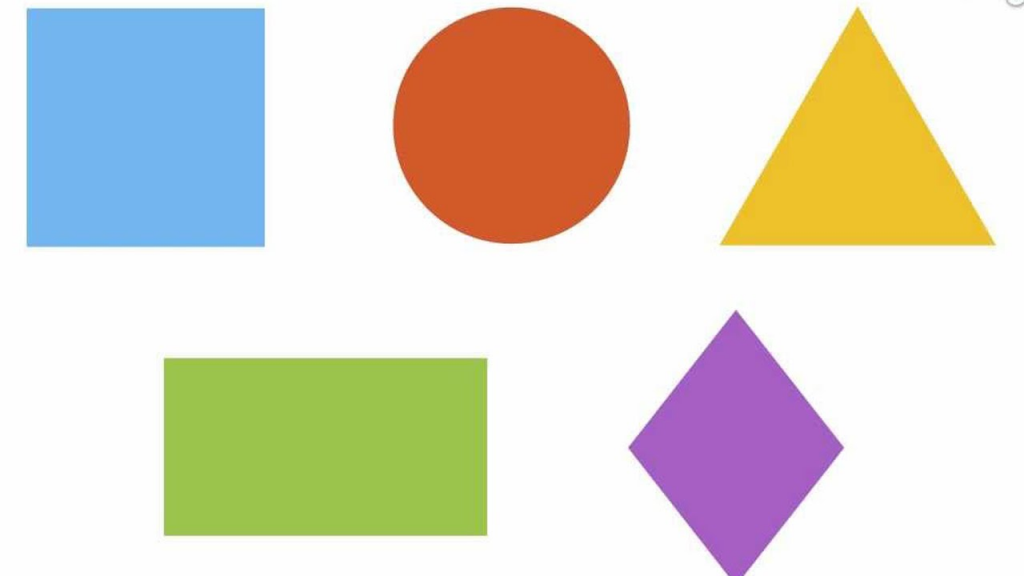
#> input picture images/geometricShapes.png, 1024 x 576 px
$ python identify_contours.py
#> lines starting #> are read from the running program, lines starting #| are printed output that depends on the picture; after the words box and inside, x2 and y2 are one past the last pixel; in counts of white or black regions, pixels touching at a corner belong together
import numpy as np
import cv2


def get_contours(image):
    image = cv2.Canny(image, 30, 270)
    contours, _ = cv2.findContours(
        image, cv2.RETR_EXTERNAL, cv2.CHAIN_APPROX_NONE)

    new_contours = []

    for contour in contours:
        area = cv2.contourArea(contour)
        if area > 50:
            new_contours.append(contour)

    return np.asarray(new_contours)


def get_center(contourn):
    M = cv2.moments(contourn)
    cx = int(M['m10'] / M['m00'])
    cy = int(M['m01'] / M['m00'])
    return (cx-50, cy)


if __name__ == '__main__':
    shapes = cv2.imread('../images/geometricShapes.png')
#> shapes is the input picture: shape (576, 1024, 3); mean B, G, R 204, 217.4, 221.9
    original_image = shapes.copy()
    shapes = cv2.cvtColor(shapes, cv2.COLOR_BGR2GRAY)
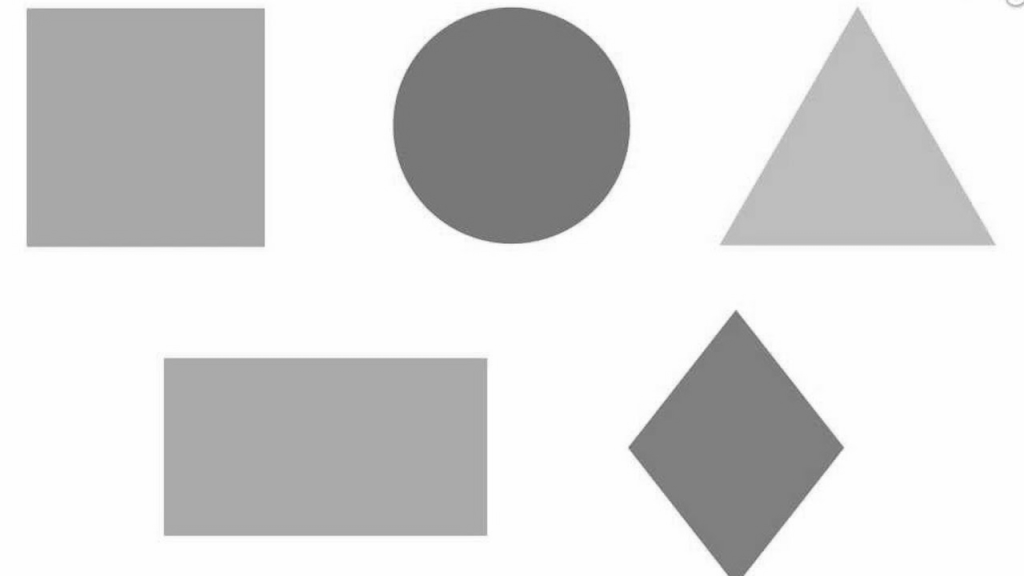
#> shapes: shape (576, 1024); min 101, max 255, mean 217.3

    contours = get_contours(shapes.copy())
#> in get_contours, `image = cv2.Canny(image, 30, 270)`:
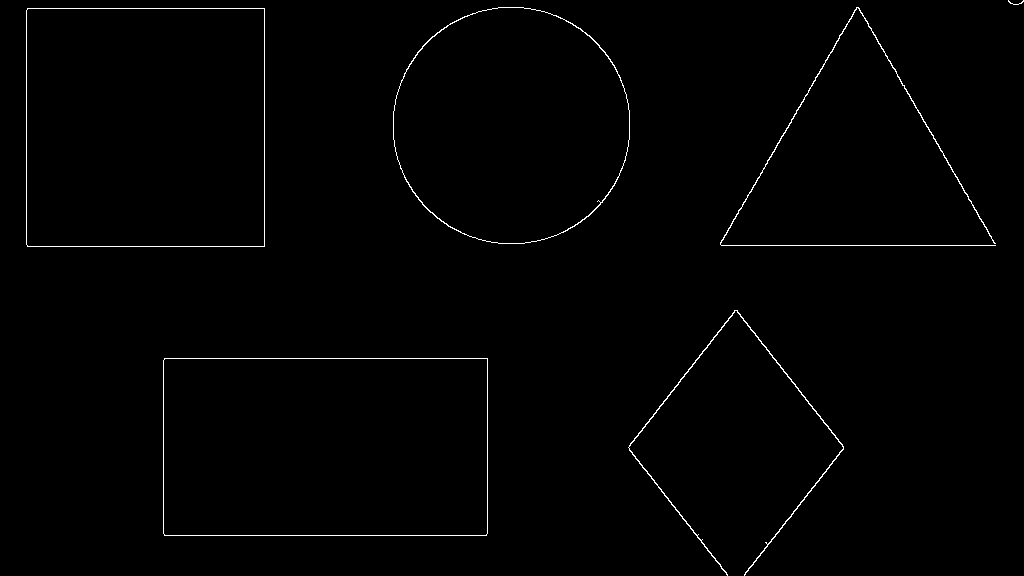
#> image: shape (576, 1024); 0.81% white in thin lines or dots
#> in get_contours, `contours, _ = cv2.findContours( image, cv2.RETR_EXTERNAL, cv2.CHAIN_AP..`: contours = 6 contours, 1 with area under 20; largest, box (x1, y1, x2, y2) and area: (163, 358, 488, 536) 57344, (26, 8, 265, 247) 56641, (393, 7, 630, 244) 44090, (628, 310, 844, 576) 408, (720, 7, 996, 246) 250
#> the loop in get_contours, `for contour in contours:` made 6 passes
#> area on passes 1 to 5: 57343.5, 408.5, 56641, 250.5, 44089.5
#> after the loop in get_contours, `for contour in contours:`: new_contours = 5 contours; box (x1, y1, x2, y2) and area: (163, 358, 488, 536) 57344, (26, 8, 265, 247) 56641, (393, 7, 630, 244) 44090, (628, 310, 844, 576) 408, (720, 7, 996, 246) 250
#> (the run stopped early here; a loop or call above may not have finished)
